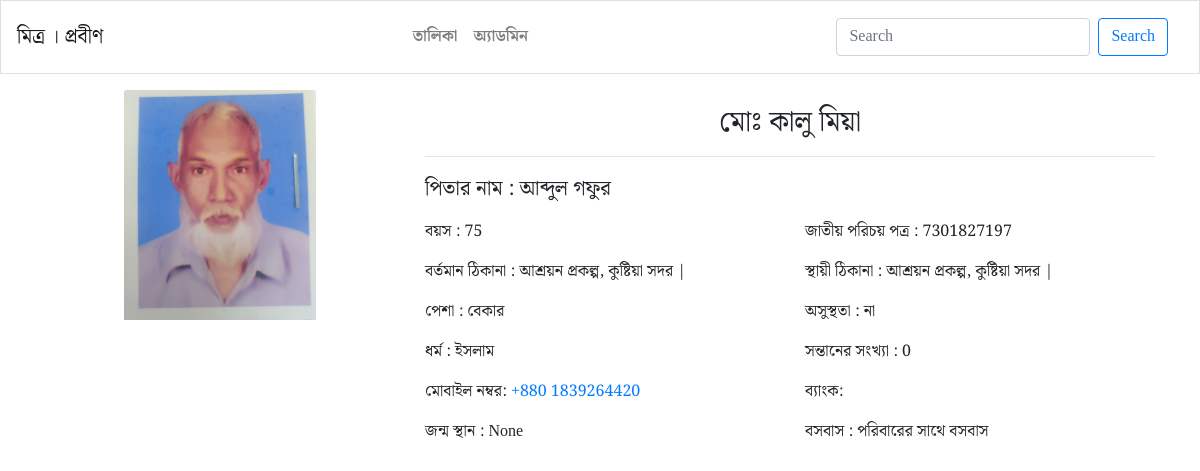
The app's page /core/3/ with its own data.
### core/models.py (models this page shows, shortened)
class Person(models.Model):
    form_number = models.CharField(max_length=8, null=True, blank=True)
    name = models.CharField(max_length=89)
    house_number = models.CharField(max_length=21, null=True, blank=True)
    birth_date = models.DateField(auto_now_add=False, null=True, blank=True)
    age = models.CharField(max_length=89)
    nid_number = models.CharField(max_length=89)
    mobile_number = models.CharField(max_length=89)
    father_name = models.CharField(max_length=89, blank=True, null=True)
    current_address = models.TextField(blank=True, null=True)
    permanent_address = models.TextField(blank=True, null=True)
    birth_place = models.CharField(max_length=89, blank=True, null=True, default='এখন ও যুক্ত করা হয় নাই')
    occupassion = models.CharField(max_length=89, blank=True, null=True)
    illness = models.CharField(max_length=89, blank=True, null=True)
    religion = models.CharField(max_length=55, blank=True, null=True)
    child_count = models.CharField(max_length=89, blank=True, null=True)
    living = models.CharField(max_length=144, blank=True, null=True)
    image = ResizedImageField(size=[640, 480], upload_to = 'old/resized/', blank=True, null=True)

### core/views.py (the view)
# urls.py: path("<int:pk>/", PersonDetailView.as_view(), name='person-detail'),
class PersonDetailView(DetailView):
    model = Person

### templates/core/person_detail.html
{% extends 'master.html' %}
{% block content %}
<div class="container">
    <div class="row justify-content-center">
        <div class="col-md-4 col-sm-4">
            <div class="text-right justify-content-center">
                <img class="card-img-top mx-auto d-block" src={{person.image.url}} alt="{{person.name}}" style="width:55%" width="21rem" height="89%">
            </div>
            <br>
        </div>
        <div class="col-md-8">
            <div class="">
                <div class="text-center mt-3">
                    <h3>{{person.name}}</h3> <hr class="text-primary">
                </div>
                <div class="mb-0">
                    <p style='font-size: 1.3rem'>পিতার নাম : {{person.father_name}}</p>
                </div>
                <div class="row mt-3">
                    <div class="col-sm-6 col-md-6">
                        বয়স : {{person.age}}
                    </div>
                    <div class="col-sm-6 col-md-6">
                        জাতীয় পরিচয় পত্র : {{person.nid_number}}
                    </div>
                </div>
                <div class="row mt-3">
                    <div class="col-sm-6">
                        বর্তমান ঠিকানা : {{person.current_address}}
                    </div>
                    <div class="col-sm-6">
                        স্থায়ী ঠিকানা : {{person.permanent_address}}
                    </div>
                </div>
                <div class="row mt-3">
                    <div class="col-sm-6">
                        পেশা : {{person.occupassion}}
                    </div>
                    <div class="col-sm-6">
                        অসুস্থতা : {{person.illness}}
                    </div>
                </div>
                <div class="row mt-3">
                    <div class="col-sm-6">
                        ধর্ম : {{person.religion}}
                    </div>
                    <div class="col-sm-6">
                        সন্তানের সংখ্যা : {{person.child_count}}
                    </div>
                </div>
                <div class="row justify-content-center mt-3">
                    <div class="col-sm-6">
                        মোবাইল নম্বর: <a href="tel:0{{person.mobile_number}}">+880 {{person.mobile_number}}</a>
                    </div>
                    <div class="col-sm-6">
                        ব্যাংক:
                    </div>
                </div>
                <div class="row justify-content-center mt-3">
                    <div class="col-md-6">
                        জন্ম স্থান : {{person.birth_place}}
                    </div>
                    <div class="col-md-6">
                        বসবাস : {{person.living}}
                    </div>
                </div>
            </div>
        </div>
    </div>
</div>
{% endblock content %}

### records on screen
Person: image (picture), name "মোঃ কালু মিয়া", father_name "আব্দুল গফুর", age "75", nid_number "7301827197", current_address "আশ্রয়ন প্রকল্প, কুষ্টিয়া সদর |", permanent_address "আশ্রয়ন প্রকল্প, কুষ্টিয়া সদর |", occupassion "বেকার", illness "না", religion "ইসলাম", child_count "0", mobile_number "1839264420", birth_place "None", living "পরিবারের সাথে বসবাস"
